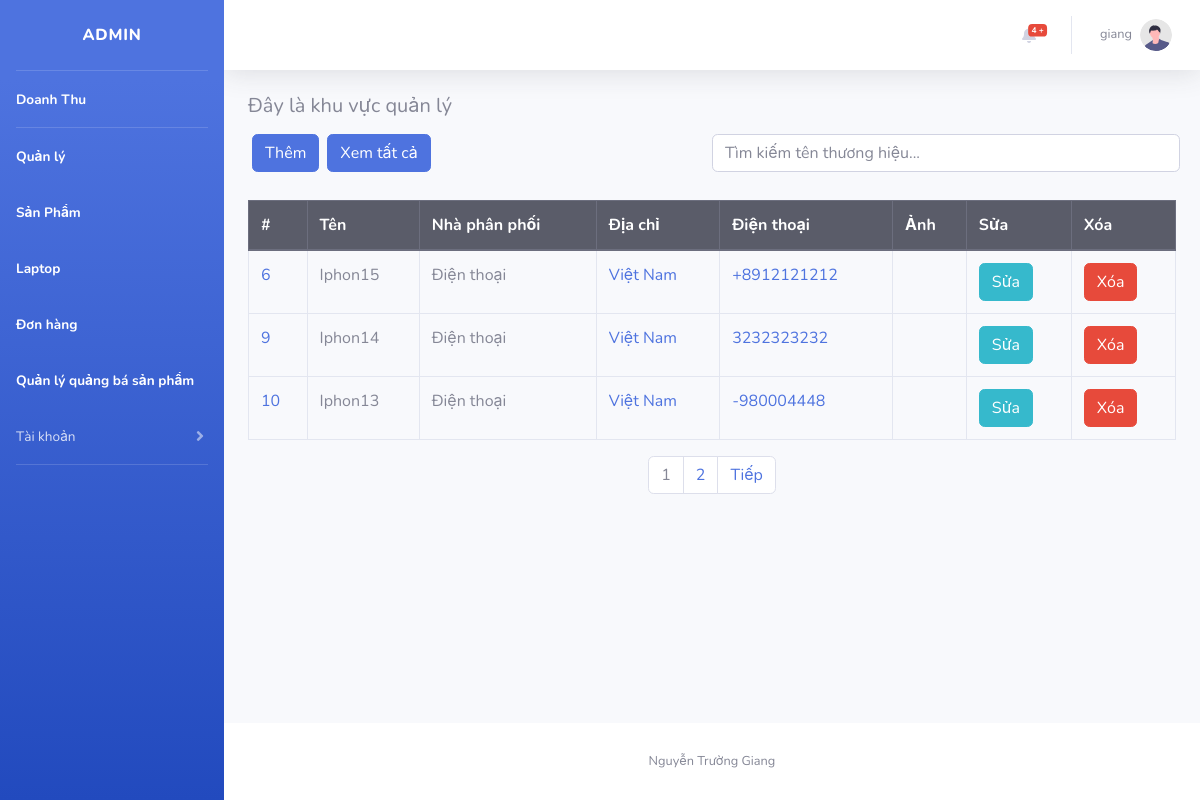
Screenshot of /admin/manufactures/index.php (signed in) with the database file from the repository.
### tables this page shows
CREATE TABLE IF NOT EXISTS `manufactures` (
  `id` int NOT NULL AUTO_INCREMENT,
  `name` varchar(50) NOT NULL,
  `address` text NOT NULL,
  `phone` char(15) NOT NULL,
  `photo` varchar(200) NOT NULL,
  `rules` tinyint NOT NULL DEFAULT '1',
  `created_at` datetime DEFAULT CURRENT_TIMESTAMP,
  `deleted_at` datetime DEFAULT NULL,
  `updated_at` datetime DEFAULT CURRENT_TIMESTAMP,
  PRIMARY KEY (`id`),
  UNIQUE KEY `name` (`name`)
);

### admin/manufactures/index.php (the view, shortened to what this page needs)
<?php
    require '../root.php';
    $search = isset($_GET['search']) ? trim($_GET['search']) : null;
    $current_page = isset($_GET['page']) ? $_GET['page'] : 1;
    $limit = 3;
    $start = ($current_page - 1) * $limit;
    $sql = "SELECT * FROM `manufactures`
        WHERE
        manufactures.name LIKE '%$search%'
        LIMIT $limit offset $start";
    $result = mysqli_query($connect, $sql);
?>
<!DOCTYPE html>
<html lang="en">
<head>
    <?php
    include '../partials/head_view.php';
    ?>
</head>
<body id="page-top">
    <?php
    include '../partials/header_view.php';
    ?>
    <div class="container-fluid">
        <h5 class="text-left mt-3">Đây là khu vực quản lý</h5>
        <div class="row p-2">
            <a class="btn btn-primary ml-2" href="form_insert.php"> Thêm </a>
            <a class="btn btn-primary ml-2" href="index.php"> Xem tất cả</a>
            <form class="input-group ml-auto" style="width: 50%;">
                <input class="form-control" type="search" placeholder="Tìm kiếm tên thương hiệu..." name="search" value="<?php echo $search ?>">
            </form>
        </div>
        <div class="row mt-3">
            <div class="col">
                <div class="table-responsive">
                    <table class="table table-bordered mt-1 align-middle" id="dataTable" width="100%" cellspacing="0">
                        <thead class="thead-dark">
                            <tr>
                            <th>#</th>
                            <th>Tên</th>
                            <th>Nhà phân phối</th>
                            <th>Địa chỉ</th>
                            <th>Điện thoại</th>
                            <th>Ảnh</th>
                            <th>Sửa</th>
                            <th>Xóa</th>
                            </tr>
                        </thead>
                        <tbody class="thead-light">
                            <?php foreach ($result as $each) : ?>
                                <tr>
                                    <td class="text-primary"><?php echo $each['id']; ?></td>
                                    <td><?php echo $each['name']; ?></td>
                                    <?php if($each['rules'] == 0): ?>
                                        <td>Nhà máy ngừng hoạt động</td>
                                    <?php elseif($each['rules'] == 1): ?>
                                        <td>Điện thoại</td>
                                    <?php elseif($each['rules'] == 2): ?>
                                        <td>Máy tính xách tay</td>
                                    <?php elseif($each['rules'] == 3): ?>
                                    <td>Điện thoại, Máy tính xách tay</td>
                                    <?php endif ?>
                                    <td class="text-capitalize text-primary"><?php echo $each['address']; ?></td>
                                    <td class="text-primary"><?php echo $each['phone']; ?></td>
                                    <td>
                                    </td>
                                    <td>
                                        <a class="btn btn-info" href="form_update.php?id=<?php echo $each['id']; ?>">Sửa</a>
                                    </td>
                                    <td>
                                        <a onclick="return Del('<?php echo $each['name']; ?>')" class="btn btn-danger" href="delete.php?id=<?php echo $each['id']; ?>">Xóa</a>
                                    </td>
                                </tr>
                            <?php endforeach ?>
                        </tbody>
                    </table>
                    <?php
                        include '../partials/pagination.php';
                    ?>
                </div>
            </div>
        </div>
    </div>
    <?php
    include '../partials/footer_view.php';
    ?>
</body>
</html>

### rows the page displays
manufactures: id "6", name "Iphon15", rules "Điện thoại", address "Việt Nam", phone "+8912121212"
manufactures: id "9", name "Iphon14", rules "Điện thoại", address "Việt Nam", phone "3232323232"
manufactures: id "10", name "Iphon13", rules "Điện thoại", address "Việt Nam", phone "-980004448"

### other values shown
$num_cn "4"
$_SESSION['fullname'] "giang"
